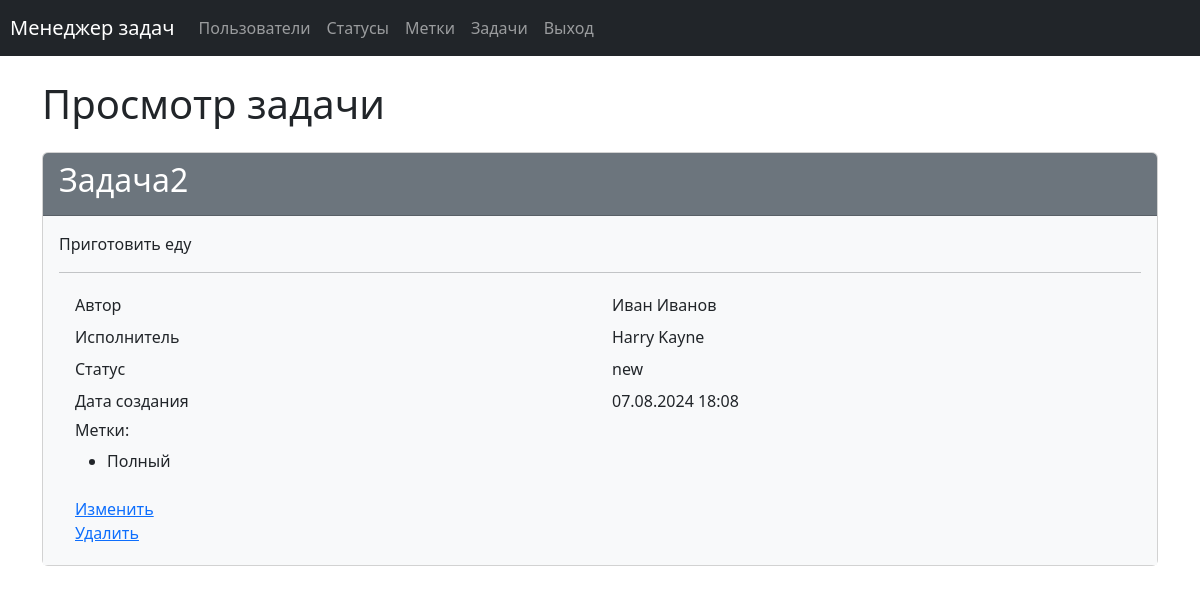
/tasks/2/ (signed in), run on the app's committed database.
### task_manager/tasks/models.py (models this page shows, shortened)
class Task(models.Model):
    name = models.CharField(
        max_length=150,
        blank=False,
        unique=True,
        verbose_name=_('Name')
    )
    description = models.TextField(
        max_length=10000,
        blank=True,
        verbose_name=_('Description')
    )
    created_at = models.DateTimeField(
        auto_now_add=True,
        verbose_name=_('Creation date')
    )
    author = models.ForeignKey(
        User,
        on_delete=models.PROTECT,
        related_name='author',
        verbose_name=_('Author')
    )
    status = models.ForeignKey(
        Status,
        on_delete=models.PROTECT,
        related_name='statuses',
        verbose_name=_('Status')
    )
    executor = models.ForeignKey(
        User,
        on_delete=models.PROTECT,
        related_name='executor',
        verbose_name=_('Executor')
    )
    labels = models.ManyToManyField(
        Label,
        through='TaskLabelRelation',
        through_fields=('task', 'label'),
        blank=True,
        related_name='labels',
        verbose_name=_('Labels')
    )
    class Meta:
        verbose_name = _('Task')
        verbose_name_plural = _('Tasks')

### task_manager/users/models.py (models this page shows)
class User(AbstractUser):
    groups = models.ManyToManyField(Group, related_name='auth_user_groups')
    user_permissions = models.ManyToManyField(
        Permission,
        related_name='auth_user_permissions',
    )
    first_name = models.CharField(max_length=150)
    last_name = models.CharField(max_length=150)
    def __str__(self):
        return self.get_full_name()

### task_manager/statuses/models.py (models this page shows)
class Status(models.Model):
    name = models.CharField(
        max_length=100,
        unique=True,
        blank=False,
        verbose_name=_('Name'),
    )
    created_at = models.DateTimeField(
        auto_now_add=True,
        verbose_name=_('Creation date')
    )
    def __str__(self):
        return self.name
    class Meta:
        verbose_name = _('Status')
        verbose_name_plural = _('Statuses')

### task_manager/labels/models.py (models this page shows, shortened)
class Label(models.Model):
    name = models.CharField(
        max_length=150,
        unique=True,
        blank=False,
        verbose_name=_('Name'),
    )
    created_at = models.DateTimeField(
        auto_now_add=True,
        verbose_name=_('Creation date')
    )
    class Meta:
        verbose_name = _('Label')
        verbose_name_plural = _('Labels')

### task_manager/tasks/views.py (the view)
# urls.py: path('<int:pk>/', views.TaskDetailView.as_view(), name='task_show'),
class TaskDetailView(UserLoginMixin, DetailView):
    template_name = 'tasks/show.html'
    model = Task
    context_object_name = 'task'
    extra_context = {
        'title': _('Task preview')
    }

### task_manager/mixins.py (called while the page is built)
    def dispatch(self, request, *args, **kwargs):
        if not request.user.is_authenticated:
            message = _("You are not logged in! Please log in.")
            messages.error(request, message)
            return redirect(self.login_url)
        return super().dispatch(request, *args, **kwargs)

### task_manager/templates/tasks/show.html (shortened to what this page needs)
{% extends "base.html" %}
{% load django_bootstrap5 %}
{% load i18n %}
{% block content %}
<div class="container wrapper flex-grow-1">
    <h1 class="my-4">{% trans 'Task show' %}</h1>
    <div class="card">
        <div class="card-header bg-secondary text-white">
            <h2>{{ task.name }}</h2>
        </div>
        <div class="card-body bg-light">
            <p>{{ task.description }}</p>
            <hr>
            <div class="container">
                <div class="row p-1">
                    <div class="col">{% trans 'Author' %}</div>
                    <div class="col">{{ task.author }}</div>
                </div>
                <div class="row p-1">
                    <div class="col">{% trans 'Executor' %}</div>
                    <div class="col">{{ task.executor }}</div>
                </div>
                <div class="row p-1">
                    <div class="col">{% trans 'Status' %}</div>
                    <div class="col">{{ task.status }}</div>
                </div>
                <div class="row p-1">
                    <div class="col">{% trans 'Created at' %}</div>
                    <div class="col">{{ task.created_at|date:"d.m.Y H:i" }}</div>
                </div>
                <div class="row p-1">
                    <div class="col">
                        <h6>{% trans 'Labels' %}:</h6>
                        <ul>
                            {% for label in task.labels.all %}
                                <li>{{  label.name }}</li>
                            {% endfor %}
                        </ul>
                    </div>
                </div>
                <div class="row p-1">
                    <div class="col">
                        <a href="{% url 'tasks_update' task.id %}">{% trans 'Update' %}</a>
                        <br>
                        <a href="{% url 'tasks_delete' task.id %}">{% trans 'Delete' %}</a>
                    </div>
                </div>
            </div>
        </div>
    </div>
</div>
{% endblock content %}

### data on the page
Task: name "Задача2", description "Приготовить еду", author "Иван Иванов", executor "Harry Kayne", status "new", created_at "07.08.2024 18:08"
Label: name "Полный"
